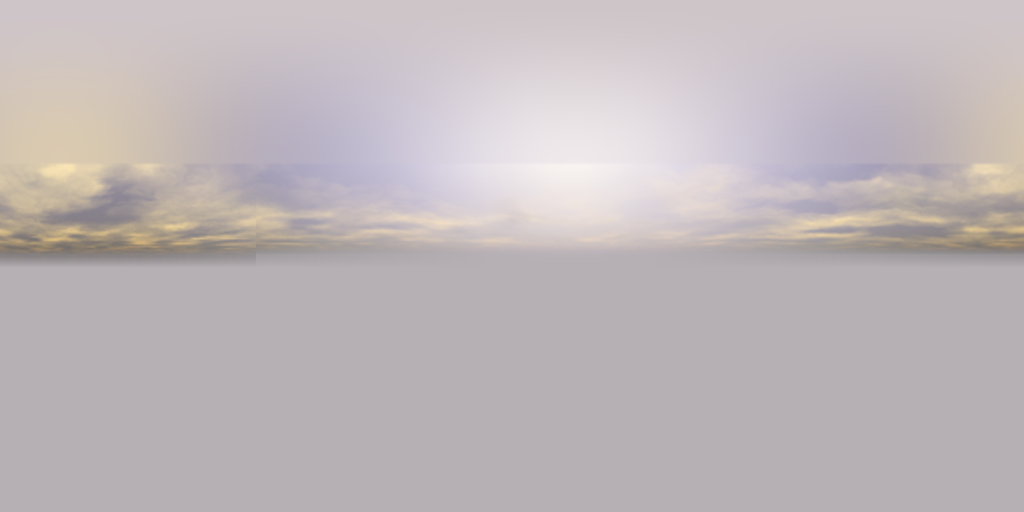
#> input picture game/assets/sky/sky01.png, 2048 x 1024 px (shown at 1/2 size)
$ python -i env_textures.py   (imports and definitions only)
#> lines starting #> are read from the running program, lines starting #| are printed output that depends on the picture
#!/usr/bin/env python3
"""Environment textures from the Shared Source release that the standard-library converter does not build:

    python3 -I tools/art/env_textures.py [--src reference/mc2-source/Source/Data]

  - game/assets/sky/sky%02d.png: an equirectangular panorama per [TheSky] SkyNumber (1-21). The original drew a
    16-face skybox model textured with Sky%02d_Back_Left.tga and Sky%02d_front_Right.tga (TGL/128, 256 px each,
    genactor.cpp:503-540). Each texture holds two horizon strips over a flat haze colour, so the four strips make
    a 360-degree band: it is laid along the horizon (0 to BAND_DEG elevation), faded into the strips' top colour
    towards the zenith, and the texture's flat haze colour fills below the horizon.
  - game/assets/maps/<mission>/water_detail.png: the 16 frames of <mission>.water0000..0015.tga (64 px, white
    with alpha: the sparkle layer, terrtxm2.cpp:1605-1628) as a 4 x 4 atlas.
  - game/assets/terrain/overlays.png + overlays.json: every road, runway, bridge and junction overlay tile
    (Textures/64Overlays, 64 px RGBA, one per terrain quad) and the cement tiles (Textures/64) in one padded
    atlas. The map stores an overlay as a runtime slot: slots run from OVERLAY_BASE in textures.fit's
    [OverlayTypeN] order, NumOverlays each (TerrTxm.cpp:273-322, 786-815; the rough set 285-292 is not drawn,
    TerrTxm.cpp:1299). overlays.json maps slot -> atlas cell and cement type -> atlas cell.
  - game/assets/maps/<mission>/detail.tga where a mission has none: Defaults/default_detail.tga
    (the original's fallback, terrtxm2.cpp:1564-1583).
The outputs derive from the Shared Source art and stay under its non-commercial terms.
"""
import argparse
import glob
import os
import shutil
from pathlib import Path

import numpy as np
from PIL import Image

ROOT = Path(__file__).resolve().parents[2]
BAND_DEG = 32.0


# [54 lines left out: functions strips, hblur, panorama, not called in this run]


OVERLAY_BASE = 255
OVERLAY_TYPES = [("dirtroad", 15), ("pavedRoad", 15), ("rough", 8), ("droad2proad", 4), ("droad2proadcross", 2),
                 ("2lanedirt", 15), ("Damagedroad", 15), ("runway", 15), ("X_DIRT_PAVED", 50), ("X_DIRT_2LANEDIRT", 50),
                 ("X_DIRT_DAMAGED", 50), ("X_2LANEDIRT_PAVED", 50), ("X_DAMAGED_PAVED", 50), ("X_2LANEDIRT_DAMAGED", 50),
                 ("Bridge", 15), ("X_PavedRoad_Bridge", 50), ("BridgeDAM", 15)]
CEMENT = {10: "Cement_1", 13: "Cement_1", 18: "Cement_1", 14: "Cement_2", 15: "Cement_2", 19: "Cement_2",
          16: "Cement_3", 17: "Cement_3", 20: "Cement_3"}  # textures.fit [TerrainTypeN] TerrainName
TILE, PAD = 64, 2


def find_ci(folder, name):
    """Case-insensitive file lookup (the release mixes .tga/.TGA and name case)."""
    want = name.lower()
    for f in os.listdir(folder):
        if f.lower() == want:
            return os.path.join(folder, f)
    return None


def overlay_atlas(src, out_dir):
    tex = f"{src}/Textures"
    tiles, slot_cell, cement_cell = [], {}, {}
    slot = OVERLAY_BASE
    for name, n in OVERLAY_TYPES:
        for i in range(n):
            if name != "rough":
                f = find_ci(f"{tex}/64Overlays", f"{name}{i:04d}.tga")
                if f:
                    slot_cell[slot] = len(tiles)
                    tiles.append(Image.open(f).convert("RGBA"))
            slot += 1
    for t, name in CEMENT.items():
        if name not in cement_cell:
            cement_cell[name] = len(tiles)
            tiles.append(Image.open(find_ci(f"{tex}/64", f"{name}.tga")).convert("RGBA"))
    cell = TILE + 2 * PAD
    cols = int(np.ceil(np.sqrt(len(tiles))))
    rows = int(np.ceil(len(tiles) / cols))
    atlas = Image.new("RGBA", (cols * cell, rows * cell), (0, 0, 0, 0))
    for k, im in enumerate(tiles):
        im = im.resize((TILE, TILE))
        padded = Image.fromarray(np.pad(np.asarray(im), ((PAD, PAD), (PAD, PAD), (0, 0)), mode="edge"))
        atlas.paste(padded, ((k % cols) * cell, (k // cols) * cell))
    out_dir.mkdir(parents=True, exist_ok=True)
    atlas.save(out_dir / "overlays.png")
    import json
    (out_dir / "overlays.json").write_text(json.dumps({
        "tile": TILE, "pad": PAD, "cols": cols, "rows": rows, "base": OVERLAY_BASE,
        "slots": {str(k): v for k, v in slot_cell.items()},
        "cement_types": {str(t): cement_cell[nm] for t, nm in CEMENT.items()}}, indent=0))
    print(f"overlay atlas: {len(tiles)} tiles ({len(slot_cell)} overlay, {len(cement_cell)} cement), {cols}x{rows}")


# [24 lines left out: function main, not called in this run]


# [2 lines not run here, left out]

>>> import cv2
>>> picture = cv2.imread('../../game/assets/sky/sky01.png', cv2.IMREAD_GRAYSCALE)
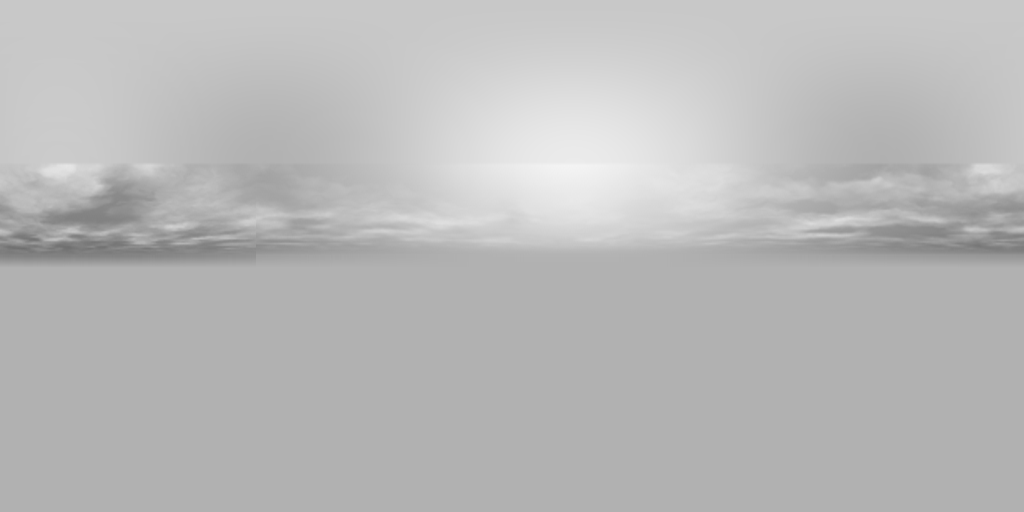
#> picture: shape (1024, 2048) (shown at 1/2 size); min 111, max 244, mean 185.4
>>> result = overlay_atlas(picture, 'out.png')
#> (the run stopped early here; a loop or call above may not have finished)

$ run again, on game/assets/sky/sky06.png
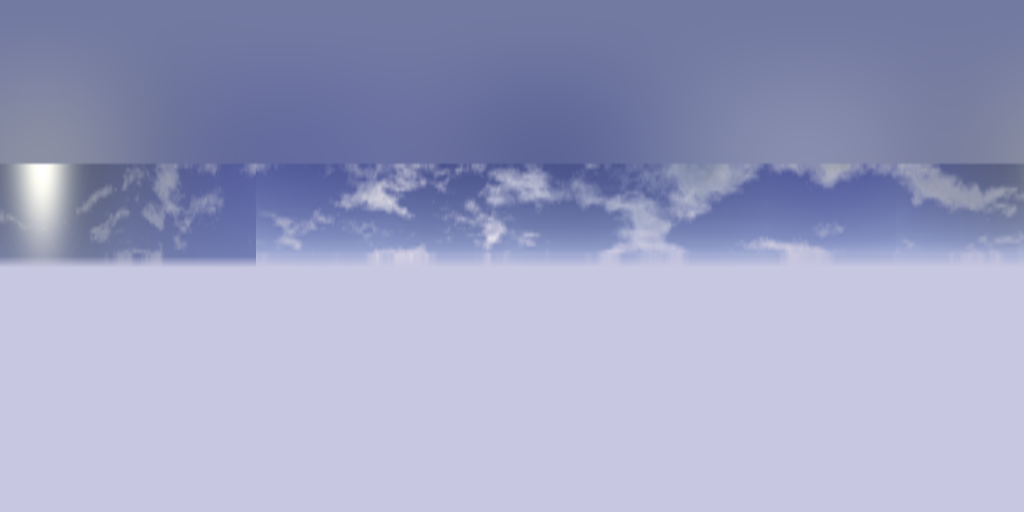
#> input picture game/assets/sky/sky06.png, 2048 x 1024 px (shown at 1/2 size)
#> `picture = cv2.imread('../../game/assets/sky/sky01.png', cv2.IMREAD_GRA..`:
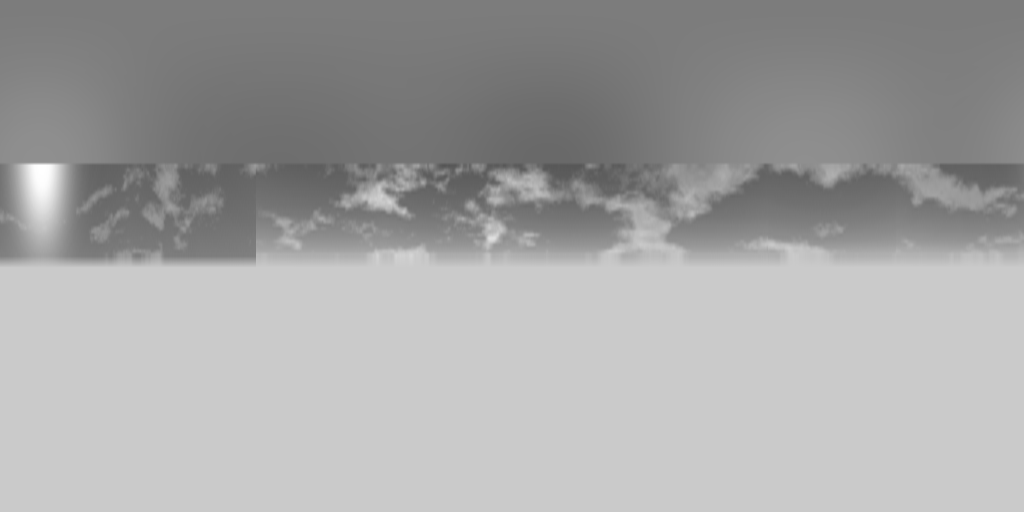
#> picture: shape (1024, 2048) (shown at 1/2 size); min 84, max 255, mean 164.5

$ run again, on game/assets/sky/sky07.png
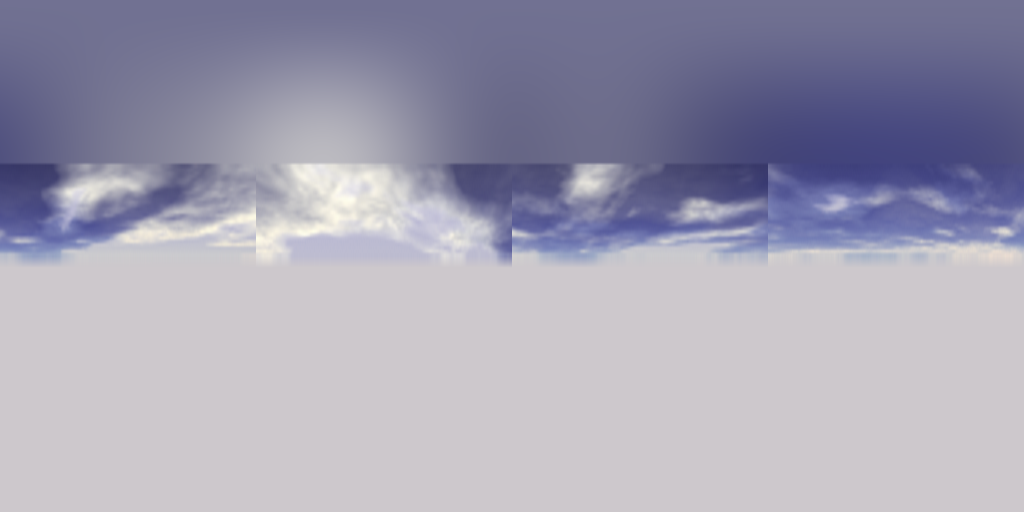
#> input picture game/assets/sky/sky07.png, 2048 x 1024 px (shown at 1/2 size)
#> `picture = cv2.imread('../../game/assets/sky/sky01.png', cv2.IMREAD_GRA..`:
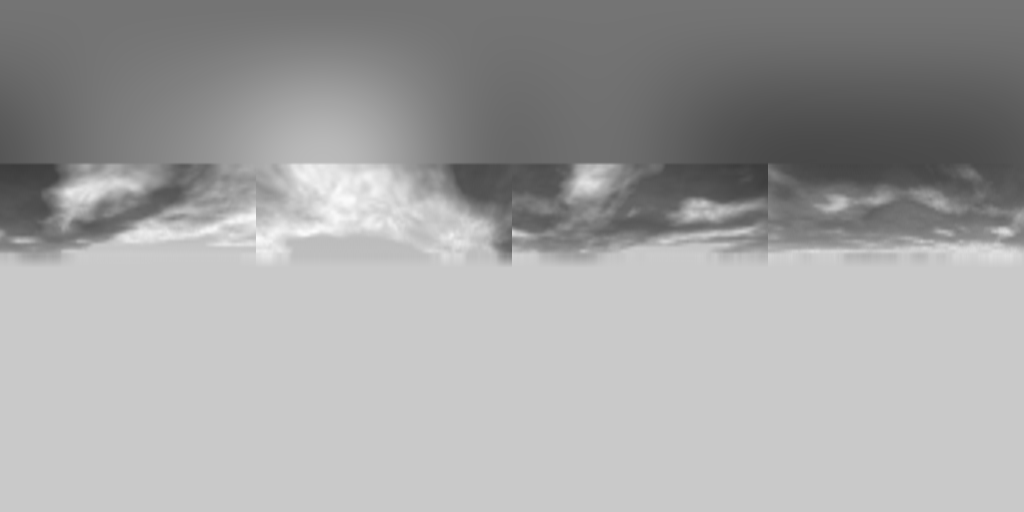
#> picture: shape (1024, 2048) (shown at 1/2 size); min 60, max 251, mean 163.4
